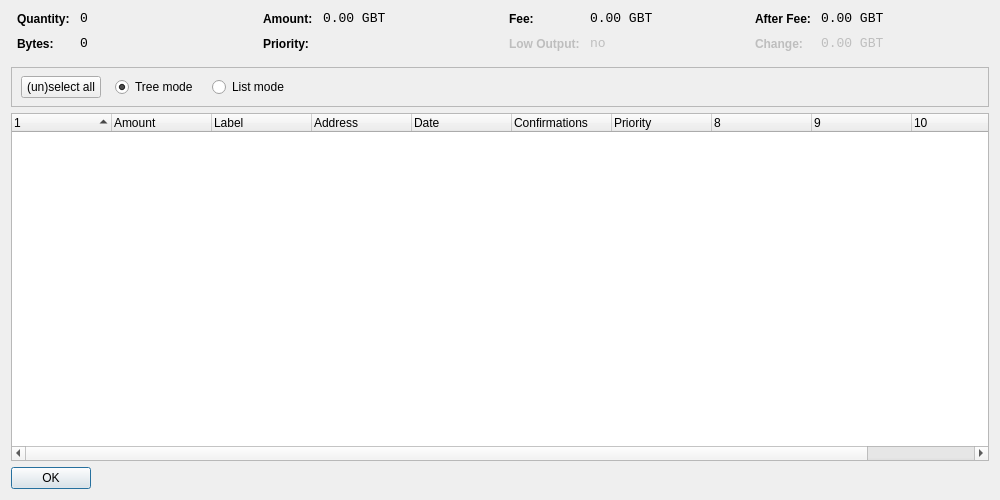
<?xml version="1.0" encoding="UTF-8"?>
<ui version="4.0">
 <class>CoinControlDialog</class>
 <widget class="QDialog" name="CoinControlDialog">
  <property name="geometry">
   <rect>
    <x>0</x>
    <y>0</y>
    <width>1000</width>
    <height>500</height>
   </rect>
  </property>
  <property name="windowTitle">
   <string>Coin Control</string>
  </property>
  <layout class="QVBoxLayout" name="verticalLayout">
   <item>
    <layout class="QHBoxLayout" name="horizontalLayoutTop" stretch="0,0,0,0">
     <property name="topMargin">
      <number>0</number>
     </property>
     <property name="bottomMargin">
      <number>10</number>
     </property>
     <item>
      <layout class="QFormLayout" name="formLayoutCoinControl1">
       <property name="horizontalSpacing">
        <number>10</number>
       </property>
       <property name="verticalSpacing">
        <number>10</number>
       </property>
       <property name="leftMargin">
        <number>6</number>
       </property>
       <property name="rightMargin">
        <number>6</number>
       </property>
       <item row="0" column="0">
        <widget class="QLabel" name="labelCoinControlQuantityText">
         <property name="styleSheet">
          <string notr="true">font-weight:bold;</string>
         </property>
         <property name="text">
          <string>Quantity:</string>
         </property>
        </widget>
       </item>
       <item row="0" column="1">
        <widget class="QLabel" name="labelCoinControlQuantity">
         <property name="font">
          <font>
           <family>Monospace</family>
           <pointsize>10</pointsize>
          </font>
         </property>
         <property name="cursor">
          <cursorShape>IBeamCursor</cursorShape>
         </property>
         <property name="contextMenuPolicy">
          <enum>Qt::ActionsContextMenu</enum>
         </property>
         <property name="text">
          <string>0</string>
         </property>
         <property name="textInteractionFlags">
          <set>Qt::LinksAccessibleByMouse|Qt::TextSelectableByKeyboard|Qt::TextSelectableByMouse</set>
         </property>
        </widget>
       </item>
       <item row="1" column="0">
        <widget class="QLabel" name="labelCoinControlBytesText">
         <property name="styleSheet">
          <string notr="true">font-weight:bold;</string>
         </property>
         <property name="text">
          <string>Bytes:</string>
         </property>
        </widget>
       </item>
       <item row="1" column="1">
        <widget class="QLabel" name="labelCoinControlBytes">
         <property name="font">
          <font>
           <family>Monospace</family>
           <pointsize>10</pointsize>
          </font>
         </property>
         <property name="cursor">
          <cursorShape>IBeamCursor</cursorShape>
         </property>
         <property name="contextMenuPolicy">
          <enum>Qt::ActionsContextMenu</enum>
         </property>
         <property name="text">
          <string>0</string>
         </property>
         <property name="textInteractionFlags">
          <set>Qt::LinksAccessibleByMouse|Qt::TextSelectableByKeyboard|Qt::TextSelectableByMouse</set>
         </property>
        </widget>
       </item>
      </layout>
     </item>
     <item>
      <layout class="QFormLayout" name="formLayoutCoinControl2">
       <property name="horizontalSpacing">
        <number>10</number>
       </property>
       <property name="verticalSpacing">
        <number>10</number>
       </property>
       <property name="leftMargin">
        <number>6</number>
       </property>
       <property name="rightMargin">
        <number>6</number>
       </property>
       <item row="0" column="0">
        <widget class="QLabel" name="labelCoinControlAmountText">
         <property name="styleSheet">
          <string notr="true">font-weight:bold;</string>
         </property>
         <property name="text">
          <string>Amount:</string>
         </property>
        </widget>
       </item>
       <item row="0" column="1">
        <widget class="QLabel" name="labelCoinControlAmount">
         <property name="font">
          <font>
           <family>Monospace</family>
           <pointsize>10</pointsize>
          </font>
         </property>
         <property name="cursor">
          <cursorShape>IBeamCursor</cursorShape>
         </property>
         <property name="contextMenuPolicy">
          <enum>Qt::ActionsContextMenu</enum>
         </property>
         <property name="text">
          <string>0.00 GBT</string>
         </property>
         <property name="textInteractionFlags">
          <set>Qt::LinksAccessibleByMouse|Qt::TextSelectableByKeyboard|Qt::TextSelectableByMouse</set>
         </property>
        </widget>
       </item>
       <item row="1" column="0">
        <widget class="QLabel" name="labelCoinControlPriorityText">
         <property name="styleSheet">
          <string notr="true">font-weight:bold;</string>
         </property>
         <property name="text">
          <string>Priority:</string>
         </property>
        </widget>
       </item>
       <item row="1" column="1">
        <widget class="QLabel" name="labelCoinControlPriority">
         <property name="font">
          <font>
           <family>Monospace</family>
           <pointsize>10</pointsize>
          </font>
         </property>
         <property name="cursor">
          <cursorShape>IBeamCursor</cursorShape>
         </property>
         <property name="contextMenuPolicy">
          <enum>Qt::ActionsContextMenu</enum>
         </property>
         <property name="text">
          <string/>
         </property>
         <property name="textInteractionFlags">
          <set>Qt::LinksAccessibleByMouse|Qt::TextSelectableByKeyboard|Qt::TextSelectableByMouse</set>
         </property>
        </widget>
       </item>
      </layout>
     </item>
     <item>
      <layout class="QFormLayout" name="formLayoutCoinControl3">
       <property name="horizontalSpacing">
        <number>10</number>
       </property>
       <property name="verticalSpacing">
        <number>10</number>
       </property>
       <property name="leftMargin">
        <number>6</number>
       </property>
       <property name="rightMargin">
        <number>6</number>
       </property>
       <item row="0" column="0">
        <widget class="QLabel" name="labelCoinControlFeeText">
         <property name="styleSheet">
          <string notr="true">font-weight:bold;</string>
         </property>
         <property name="text">
          <string>Fee:</string>
         </property>
        </widget>
       </item>
       <item row="0" column="1">
        <widget class="QLabel" name="labelCoinControlFee">
         <property name="font">
          <font>
           <family>Monospace</family>
           <pointsize>10</pointsize>
          </font>
         </property>
         <property name="cursor">
          <cursorShape>IBeamCursor</cursorShape>
         </property>
         <property name="contextMenuPolicy">
          <enum>Qt::ActionsContextMenu</enum>
         </property>
         <property name="text">
          <string>0.00 GBT</string>
         </property>
         <property name="textInteractionFlags">
          <set>Qt::LinksAccessibleByMouse|Qt::TextSelectableByKeyboard|Qt::TextSelectableByMouse</set>
         </property>
        </widget>
       </item>
       <item row="1" column="0">
        <widget class="QLabel" name="labelCoinControlLowOutputText">
         <property name="enabled">
          <bool>false</bool>
         </property>
         <property name="styleSheet">
          <string notr="true">font-weight:bold;</string>
         </property>
         <property name="text">
          <string>Low Output:</string>
         </property>
        </widget>
       </item>
       <item row="1" column="1">
        <widget class="QLabel" name="labelCoinControlLowOutput">
         <property name="enabled">
          <bool>false</bool>
         </property>
         <property name="font">
          <font>
           <family>Monospace</family>
           <pointsize>10</pointsize>
          </font>
         </property>
         <property name="cursor">
          <cursorShape>IBeamCursor</cursorShape>
         </property>
         <property name="contextMenuPolicy">
          <enum>Qt::ActionsContextMenu</enum>
         </property>
         <property name="text">
          <string>no</string>
         </property>
         <property name="textInteractionFlags">
          <set>Qt::LinksAccessibleByMouse|Qt::TextSelectableByKeyboard|Qt::TextSelectableByMouse</set>
         </property>
        </widget>
       </item>
      </layout>
     </item>
     <item>
      <layout class="QFormLayout" name="formLayoutCoinControl4">
       <property name="horizontalSpacing">
        <number>10</number>
       </property>
       <property name="verticalSpacing">
        <number>10</number>
       </property>
       <property name="leftMargin">
        <number>6</number>
       </property>
       <property name="rightMargin">
        <number>6</number>
       </property>
       <item row="0" column="0">
        <widget class="QLabel" name="labelCoinControlAfterFeeText">
         <property name="styleSheet">
          <string notr="true">font-weight:bold;</string>
         </property>
         <property name="text">
          <string>After Fee:</string>
         </property>
        </widget>
       </item>
       <item row="0" column="1">
        <widget class="QLabel" name="labelCoinControlAfterFee">
         <property name="font">
          <font>
           <family>Monospace</family>
           <pointsize>10</pointsize>
          </font>
         </property>
         <property name="cursor">
          <cursorShape>IBeamCursor</cursorShape>
         </property>
         <property name="contextMenuPolicy">
          <enum>Qt::ActionsContextMenu</enum>
         </property>
         <property name="text">
          <string>0.00 GBT</string>
         </property>
         <property name="textInteractionFlags">
          <set>Qt::LinksAccessibleByMouse|Qt::TextSelectableByKeyboard|Qt::TextSelectableByMouse</set>
         </property>
        </widget>
       </item>
       <item row="1" column="0">
        <widget class="QLabel" name="labelCoinControlChangeText">
         <property name="enabled">
          <bool>false</bool>
         </property>
         <property name="styleSheet">
          <string notr="true">font-weight:bold;</string>
         </property>
         <property name="text">
          <string>Change:</string>
         </property>
        </widget>
       </item>
       <item row="1" column="1">
        <widget class="QLabel" name="labelCoinControlChange">
         <property name="enabled">
          <bool>false</bool>
         </property>
         <property name="font">
          <font>
           <family>Monospace</family>
           <pointsize>10</pointsize>
          </font>
         </property>
         <property name="cursor">
          <cursorShape>IBeamCursor</cursorShape>
         </property>
         <property name="contextMenuPolicy">
          <enum>Qt::ActionsContextMenu</enum>
         </property>
         <property name="text">
          <string>0.00 GBT</string>
         </property>
         <property name="textInteractionFlags">
          <set>Qt::LinksAccessibleByMouse|Qt::TextSelectableByKeyboard|Qt::TextSelectableByMouse</set>
         </property>
        </widget>
       </item>
      </layout>
     </item>
    </layout>
   </item>
   <item>
    <widget class="QFrame" name="frame">
     <property name="minimumSize">
      <size>
       <width>0</width>
       <height>40</height>
      </size>
     </property>
     <property name="frameShape">
      <enum>QFrame::StyledPanel</enum>
     </property>
     <property name="frameShadow">
      <enum>QFrame::Sunken</enum>
     </property>
     <widget class="QWidget" name="horizontalLayoutWidget">
      <property name="geometry">
       <rect>
        <x>10</x>
        <y>0</y>
        <width>781</width>
        <height>41</height>
       </rect>
      </property>
      <layout class="QHBoxLayout" name="horizontalLayoutPanel" stretch="0,0,0,0,0">
       <property name="spacing">
        <number>14</number>
       </property>
       <item>
        <widget class="QPushButton" name="pushButtonSelectAll">
         <property name="sizePolicy">
          <sizepolicy hsizetype="Maximum" vsizetype="Fixed">
           <horstretch>0</horstretch>
           <verstretch>0</verstretch>
          </sizepolicy>
         </property>
         <property name="text">
          <string>(un)select all</string>
         </property>
        </widget>
       </item>
       <item>
        <widget class="QRadioButton" name="radioTreeMode">
         <property name="sizePolicy">
          <sizepolicy hsizetype="Maximum" vsizetype="Fixed">
           <horstretch>0</horstretch>
           <verstretch>0</verstretch>
          </sizepolicy>
         </property>
         <property name="text">
          <string>Tree mode</string>
         </property>
         <property name="checked">
          <bool>true</bool>
         </property>
        </widget>
       </item>
       <item>
        <widget class="QRadioButton" name="radioListMode">
         <property name="sizePolicy">
          <sizepolicy hsizetype="Maximum" vsizetype="Fixed">
           <horstretch>0</horstretch>
           <verstretch>0</verstretch>
          </sizepolicy>
         </property>
         <property name="text">
          <string>List mode</string>
         </property>
        </widget>
       </item>
       <item>
        <spacer name="horizontalSpacer">
         <property name="orientation">
          <enum>Qt::Horizontal</enum>
         </property>
         <property name="sizeHint" stdset="0">
          <size>
           <width>40</width>
           <height>20</height>
          </size>
         </property>
        </spacer>
       </item>
      </layout>
     </widget>
    </widget>
   </item>
   <item>
    <widget class="CoinControlTreeWidget" name="treeWidget">
     <property name="contextMenuPolicy">
      <enum>Qt::CustomContextMenu</enum>
     </property>
     <property name="sortingEnabled">
      <bool>false</bool>
     </property>
     <property name="columnCount">
      <number>11</number>
     </property>
     <attribute name="headerShowSortIndicator" stdset="0">
      <bool>true</bool>
     </attribute>
     <attribute name="headerStretchLastSection">
      <bool>false</bool>
     </attribute>
     <column>
      <property name="text">
       <string/>
      </property>
     </column>
     <column>
      <property name="text">
       <string>Amount</string>
      </property>
     </column>
     <column>
      <property name="text">
       <string>Label</string>
      </property>
     </column>
     <column>
      <property name="text">
       <string>Address</string>
      </property>
     </column>
     <column>
      <property name="text">
       <string>Date</string>
      </property>
     </column>
     <column>
      <property name="text">
       <string>Confirmations</string>
      </property>
      <property name="toolTip">
       <string>Confirmed</string>
      </property>
     </column>
     <column>
      <property name="text">
       <string>Priority</string>
      </property>
     </column>
     <column>
      <property name="text">
       <string/>
      </property>
     </column>
     <column>
      <property name="text">
       <string/>
      </property>
     </column>
     <column>
      <property name="text">
       <string/>
      </property>
     </column>
     <column>
      <property name="text">
       <string/>
      </property>
     </column>
    </widget>
   </item>
   <item>
    <widget class="QDialogButtonBox" name="buttonBox">
     <property name="sizePolicy">
      <sizepolicy hsizetype="Maximum" vsizetype="Fixed">
       <horstretch>0</horstretch>
       <verstretch>0</verstretch>
      </sizepolicy>
     </property>
     <property name="orientation">
      <enum>Qt::Horizontal</enum>
     </property>
     <property name="standardButtons">
      <set>QDialogButtonBox::Ok</set>
     </property>
    </widget>
   </item>
  </layout>
 </widget>
 <customwidgets>
  <customwidget>
   <class>CoinControlTreeWidget</class>
   <extends>QTreeWidget</extends>
   <header>coincontroltreewidget.h</header>
  </customwidget>
 </customwidgets>
 <resources/>
 <connections/>
</ui>
